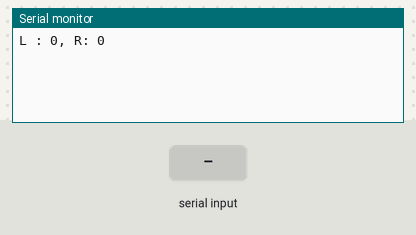
Bench run of a sketch on a simulated Arduino Uno, built with avr-gcc and run on an emulated ATmega328P. On the bench: the last lines printed to the serial monitor. Inputs (shaded band) come from the test bench.

Above: at 1.2 s.
1.3 s: "90,45,200E" received over Serial
At 2.6 s:
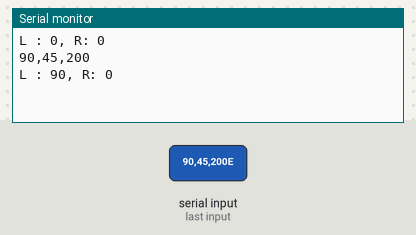
4.3 s: "30,150E" received over Serial
At 6.2 s:
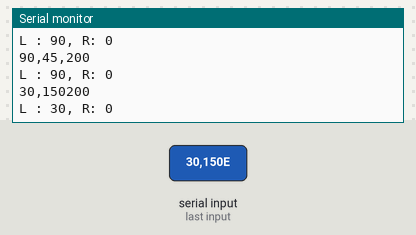
7.3 s: "200E" received over Serial
At 8.5 s:
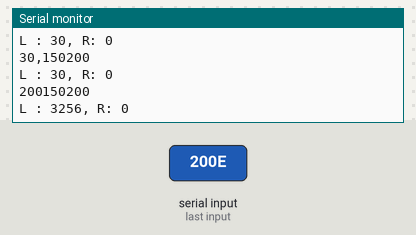
Timing chart, 0 to 10.3 s (numbered marks = the images above; inputs shaded):
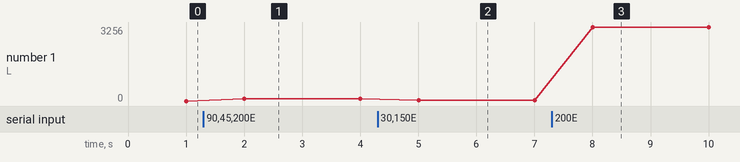

Measured:
- after the input at 1.3 s, the serial monitor: prints a new line after 0.70 s (image 1)
- after the input at 4.3 s, the serial monitor: prints a new line after 0.70 s (image 2)
- after the input at 7.3 s, the serial monitor: prints a new line after 0.70 s (image 3)
- plotted number 1: 0 → 90 after the input at 1.3 s, 90 → 30 after the input at 4.3 s, 30 → 3256 after the input at 7.3 s

The sketch:

Car.ino
```cpp
int b_size = 256;

char buffer[256];
char msg[256];
int joy[2];

void decode() {
  int count = 0;
  snprintf(msg,sizeof(msg),"%s","");
  char *pch;
  pch = strtok(buffer,"R");
  while (pch !=NULL) {
    joy[count] = atoi(pch);
    count++;
    pch = strtok(NULL,"R");
  }
}


void setup() {

  Serial.begin(115200);
}

void loop() {
  Serial.readBytesUntil('E',buffer,b_size);
  Serial.println(buffer);
  decode();
  String s = String("L : "+String(joy[0])+", R: "+String(joy[1]));
  Serial.println(s);
  delay(1000);

}
```
